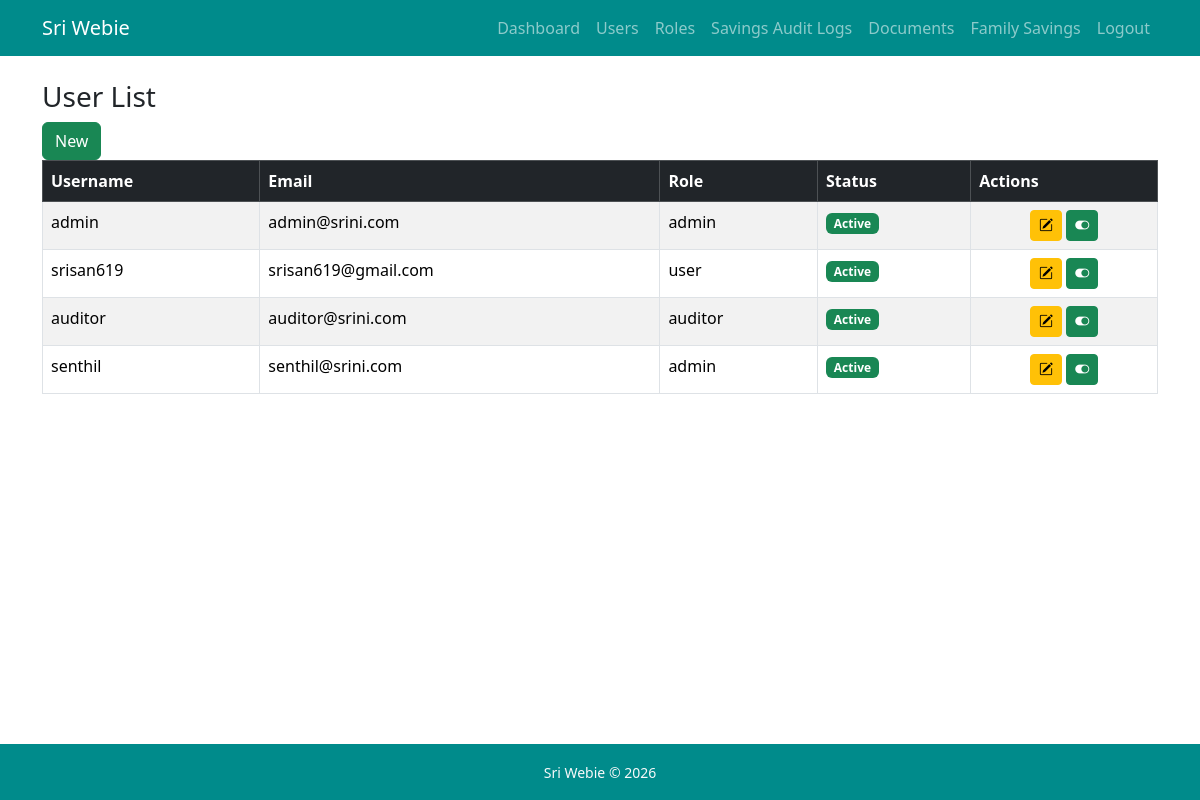
The page /users/ (signed in) on the database its author committed.
### users/models.py (models this page shows, shortened)
class User(AbstractUser):
    role = models.ForeignKey(Role, on_delete=models.PROTECT, null=True, blank=True)
    groups = models.ManyToManyField('auth.Group', related_name='custom_user_set', blank=True, help_text='The groups this user belongs to', verbose_name='groups')
    user_permissions = models.ManyToManyField('auth.Permission', related_name='custom_user_set', blank=True, help_text='Specific permissions for this user.', verbose_name='user permissions')

class Role(models.Model):
    role_name =models.CharField(unique=True)
    description = models.TextField()
    def __str__(self):
        return self.role_name
    def __init__(self, *args, **kwargs):
        super().__init__(*args, **kwargs)

### users/views.py (the view)
# urls.py: path('users/', user_list, name="user_list"),
@login_required
def user_list(request):
    if not (is_admin(request.user) or is_auditor(request.user)):
        return HttpResponseForbidden("Access Denied")
    users = User.objects.all()
    return render(request, "users/user_list.html", {"users": users})

### users/views.py (called while the page is built)
def is_admin(user):
    return user.role and user.role.role_name == 'admin'

### users/templates/users/user_list.html (shortened to what this page needs)
{% extends "users/base.html" %}
{% block content %}
    <h3>User List</h3>
    {% if request.user.role.role_name == "admin" %}
        <a href="/users/create/" class="btn btn-success">New</a>
    {% endif %}
    <table class="table table-bordered table-striped">
        <thead class="table-dark">
            <tr>
                <th>Username</th>
                <th>Email</th>
                <th>Role</th>
                <th>Status</th>
                <th>Actions</th>
            </tr>
        </thead>
        <tbody>
            {% for u in users %}
            <tr>
                <td>{{u.username}}</td>
                <td>{{u.email}}</td>
                <td>{{u.role}}</td>
                <td>{% if u.is_active%} <span class="badge bg-success">Active</span> {%else%} <span class="badge bg-secondary">InActive</span> {%endif%}</td>
                <td class="text-center">
                    {% if request.user.role.role_name == "admin" %}
                        <a href="/users/{{u.id}}/edit/" class="btn btn-sm btn-warning"><i class="bi bi-pencil-square"></i></a>
                        {% if u.is_active %}
                            <a href="/users/{{u.id}}/toggle-status" class="btn btn-sm btn-success" title="Deactivate user"><i class="bi bi-toggle-on"></i></a>
                        {%else%}
                            <a href="/users/{{u.id}}/toggle-status" class="btn btn-sm btn-danger" title="Activate user"><i class="bi bi-toggle-off"></i></a>
                        {% endif %}
                    {% endif %}
                </td>
            </tr>
            {% endfor %}
        </tbody>
    </table>
{%endblock%}

### rows shown on the page
User: username "admin", email "admin@srini.com", role "admin", is_active "Active"
User: username "srisan619", email "srisan619@gmail.com", role "user", is_active "Active"
User: username "auditor", email "auditor@srini.com", role "auditor", is_active "Active"
User: username "senthil", email "senthil@srini.com", role "admin", is_active "Active"
